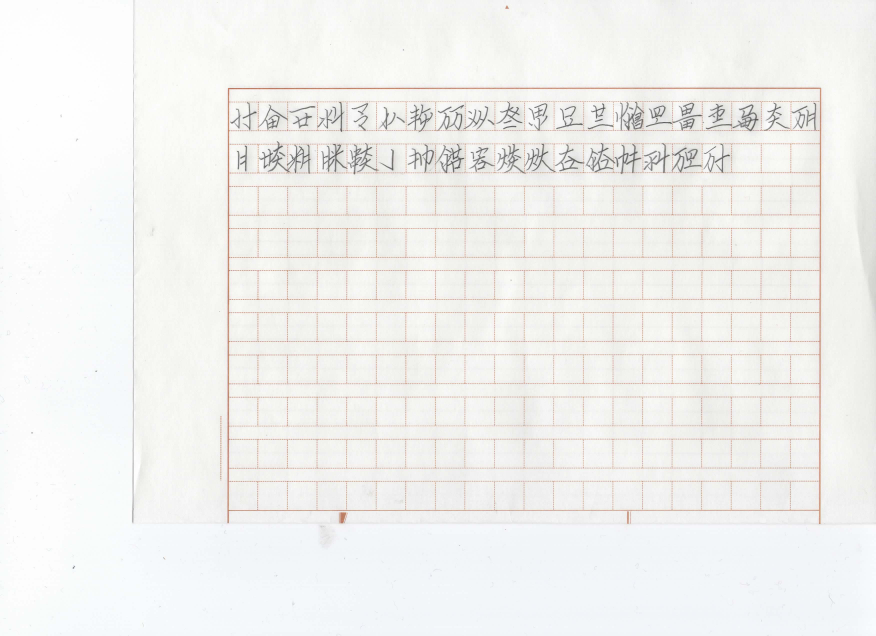
#> input picture 燐字表示10/img1.png, 3504 x 2544 px (shown at 1/4 size)
$ python split.py
#> lines starting #> are read from the running program, lines starting #| are printed output that depends on the picture
from matplotlib.image import imread
import matplotlib.pyplot as plt
import numpy as np
linziList1 = [
	"即","冬","止","秋","極","倒","謝","歌","油","後","輝","累","通","哩","麗","恒","店","鎖","多","笛",
	"筒","増","竹","竺","属","針","翰","寐","享","軍","戦","氏","閥","纂","穐","啌","哇","","",""	]

t1 = [[ 9.12250000e+02,  1.18447368e+02 ,-2.77777778e-01],
 [ 4.07000000e+02 , 2.96981920e-14,  1.68555556e+02]];


def main():
	foo('img1.png',linziList1,t1)

def foo(path,list_,t):
#> called with path = 'img1.png'
	A = imread(path)
#> A is the input picture: shape (2544, 3504, 4) float32; mean R, G, B, A 0.983, 0.98, 0.973, 1
	for i in range(len(list_)):
		save(t,A,int(i/20),i%20,list_[i]);
#> this loop made 40 passes
#> (I in save, J in save) on passes 2 to 13: (1030, 407), (1149, 407), (1267, 407), (1386, 407), (1504, 407), (1622, 407), (1741, 407), (1859, 407), (1978, 407), (2096, 407), (2215, 407), (2333, 407)
#> pass 1, in save, `B = A[J:J+123,I:I+123]`:
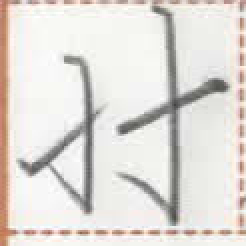
#> B: shape (123, 123, 4) float32 (shown 2 times larger); mean R, G, B, A 0.883, 0.866, 0.847, 1
#> pass 2, in save (call 2), `B = A[J:J+123,I:I+123]`:
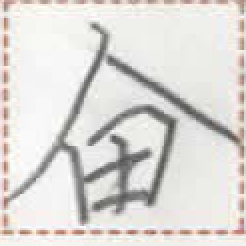
#> B: shape (123, 123, 4) float32 (shown 2 times larger); mean R, G, B, A 0.866, 0.855, 0.841, 1


# ith row, jth column
def save(t,A,i,j,name):
	if name == "":
		return
	I = int(t[0][0] + t[0][1]*j + t[0][2]*i)
	J = int(t[1][0] + t[1][1]*j + t[1][2]*i)
	B = A[J:J+123,I:I+123]
	plt.imsave('../燐字画像12/'+name + '.png', B)
	print(name)

if __name__ == '__main__':
    main()
